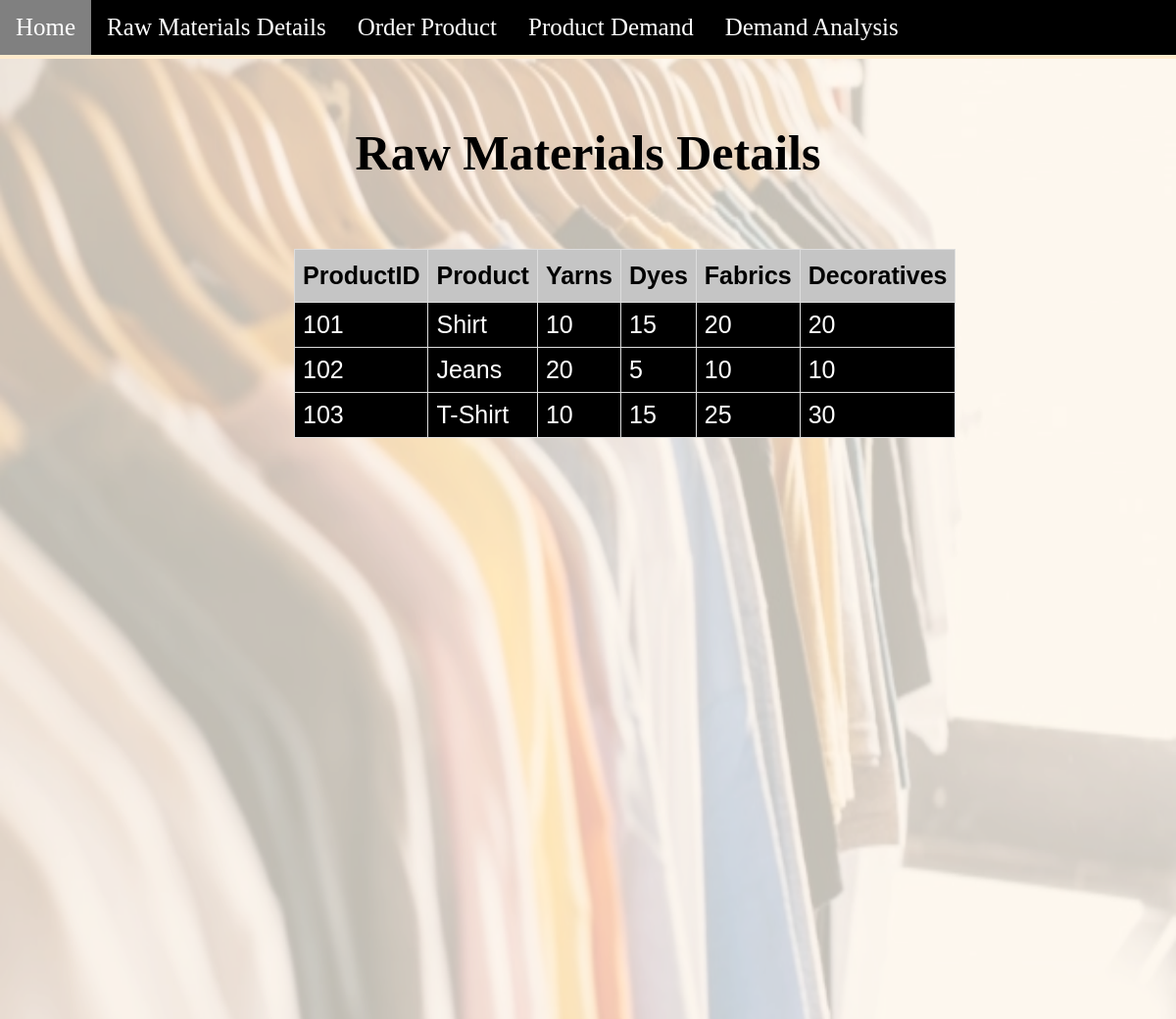
/RawMaterialDetails.php, run on the app's committed database.
### tables this page shows
CREATE TABLE Materialrequirements (
  Product_id INT NOT NULL PRIMARY KEY,
  ProductName varchar(20),
  Yarns INT NOT NULL,
  DYES int NOT NULL,
  Fabrics INT NOT NULL,
  Decoratives int NOT NULL

);

### RawMaterialDetails.php (the view, shortened to what this page needs)
<?php
	$host = "localhost";
	$login = "root";
	$password = '';
	$dname = "MRP";
    $con = @new mysqli($host, $login, $password, $dname, $port);
    $sql = "SELECT * FROM Materialrequirements" ;
    $result = $con->query($sql);
?>
<!DOCTYPE html>
<html lang="en">
<head>
</head>
<body>
<img src="bg.jpg" alt="factory" style= "width:100%; height: 100%; position: absolute; z-index:-1; opacity: 0.7; padding-top: 0px">
  <?php include('navbar.php'); ?>
	<div class="container">
        <h2 style="text-align: center; padding-top: 0px; font-size: 50px; color: Black">Raw Materials Details</h2>
       <br>
       <div>
    <table id = "Table">
        <thead>
            <tr>
                <th>ProductID</th>
                <th>Product</th>
                <th>Yarns</th>
                <th>Dyes</th>
                <th>Fabrics</th>
                <th>Decoratives</th>
            </tr>
        </thead>
        <tbody>
        <?php
    while($row = $result->fetch_assoc()) {
  ?>
 <tr>
        <td><?php echo $row['Product_id']; ?></td>
        <td><?php echo $row['ProductName']; ?></td>
        <td><?php echo $row['Yarns']; ?></td>
        <td><?php echo $row['DYES']; ?></td>
        <td><?php echo $row['Fabrics']; ?></td>
        <td><?php echo $row['Decoratives']; ?></td>
        </tr>
 <?php
    }
?>
</table>
    </div>
</div>
<body>
</html>

### RawMaterialDetails.php (style rules this page uses)
html { position: relative; min-height: 100%; }
body { padding-top: 60px; font-size:25px; padding-bottom: 100px; background: blanchedalmond; }
.container { padding-top:5px; display: block; margin-top: 20px; margin-left:auto; margin-right: auto; width: 50%; color:white; }
td,th { border: 1px solid #ddd; padding: 8px; }
#Table { font-family: Arial, sans-serif; border-collapse: collapse; margin-bottom: 15px; }
#Table tr:nth-child(even) { background-color: black; }
#Table tr:nth-child(odd) { background-color: black; }
#Table th { padding-top: 12px; padding-bottom: 12px; text-align:left; background-color: #C5C5C5; color:black; }

### navbar.php (style rules this page uses)
body { margin:0; }

### data on the page
materialrequirements: Product_id "101", ProductName "Shirt", Yarns "10", DYES "15", Fabrics "20", Decoratives "20"
materialrequirements: Product_id "102", ProductName "Jeans", Yarns "20", DYES "5", Fabrics "10", Decoratives "10"
materialrequirements: Product_id "103", ProductName "T-Shirt", Yarns "10", DYES "15", Fabrics "25", Decoratives "30"
